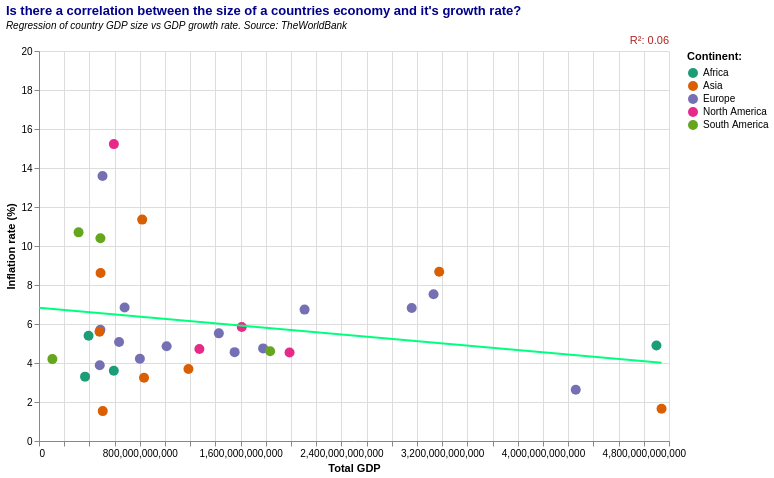

Write the Vega-Lite specification saved for this chart.
### Vega-Lite specification from a JSON file in a GitHub repository (floating-point values rounded to 4 significant figures)
{"$schema": "https://vega.github.io/schema/vega-lite/v5.json", "title": {"text": "Is there a correlation between the size of a countries economy and it's growth rate?", "subtitle": ["Regression of country GDP size vs GDP growth rate. Source: TheWorldBank"], "subtitleFontStyle": "italic", "subtitleFontSize": 10, "anchor": "start", "color": "darkblue"}, "height": 390, "width": 630, "config": {"background": "white", "view": {"stroke": "transparent"}}, "data": {"values": [{"Column1": "0", "iso": "AGO", "country": "Armenia", "value": "5.7", "total": "4.87227E+11", "continent": "Europe"}, {"Column1": "1", "iso": "ALB", "country": "Austria", "value": "4.556850913", "total": "1.55267E+12", "continent": "Europe"}, {"Column1": "2", "iso": "ARE", "country": "Azerbaijan", "value": "5.600037273", "total": "4.80368E+11", "continent": "Asia"}, {"Column1": "3", "iso": "ARG", "country": "Belize", "value": "15.22613065", "total": "5.94104E+11", "continent": "North America"}, {"Column1": "4", "iso": "ARM", "country": "British Virgin Islands", "value": "5.843934342", "total": "1.60898E+12", "continent": "North America"}, {"Column1": "5", "iso": "AUS", "country": "Canada", "value": "4.540887309", "total": "1.98834E+12", "continent": "North America"}, {"Column1": "7", "iso": "AZE", "country": "France", "value": "6.816589136", "total": "2.95788E+12", "continent": "Europe"}, {"Column1": "9", "iso": "BEL", "country": "Germany", "value": "2.626987267", "total": "4.25993E+12", "continent": "Europe"}, {"Column1": "10", "iso": "BFA", "country": "India", "value": "8.681228731", "total": "3.1763E+12", "continent": "Asia"}, {"Column1": "11", "iso": "BGD", "country": "Indonesia", "value": "3.691240112", "total": "1.18609E+12", "continent": "Asia"}, {"Column1": "12", "iso": "BGR", "country": "Ireland", "value": "13.58824711", "total": "5.04183E+11", "continent": "Europe"}, {"Column1": "13", "iso": "BHR", "country": "Israel", "value": "8.611990348", "total": "4.88527E+11", "continent": "Asia"}, {"Column1": "14", "iso": "BIH", "country": "Italy", "value": "6.737277123", "total": "2.1077E+12", "continent": "Europe"}, {"Column1": "15", "iso": "BLR", "country": "Japan", "value": "1.657071117", "total": "4.94088E+12", "continent": "Asia"}, {"Column1": "16", "iso": "BOL", "country": "Mexico", "value": "4.720565298", "total": "1.27284E+12", "continent": "North America"}, {"Column1": "17", "iso": "BRA", "country": "Netherlands", "value": "4.863219149", "total": "1.01285E+12", "continent": "Europe"}, {"Column1": "18", "iso": "BRB", "country": "Norway", "value": "3.880936036", "total": "4.82175E+11", "continent": "Europe"}, {"Column1": "19", "iso": "BTN", "country": "Poland", "value": "6.847713362", "total": "6.79445E+11", "continent": "Europe"}, {"Column1": "20", "iso": "BWA", "country": "Russian Federation", "value": "4.7495841", "total": "1.77878E+12", "continent": "Europe"}, {"Column1": "21", "iso": "CAN", "country": "Saudi Arabia", "value": "3.240929768", "total": "8.33541E+11", "continent": "Asia"}, {"Column1": "22", "iso": "CHE", "country": "Spain", "value": "5.519594973", "total": "1.42738E+12", "continent": "Europe"}, {"Column1": "23", "iso": "CHL", "country": "Sweden", "value": "5.075084725", "total": "6.35664E+11", "continent": "Europe"}, {"Column1": "24", "iso": "CHN", "country": "Switzerland", "value": "4.221716577", "total": "8.0064E+11", "continent": "Europe"}, {"Column1": "25", "iso": "CMR", "country": "Thailand", "value": "1.533835584", "total": "5.05947E+11", "continent": "Asia"}, {"Column1": "26", "iso": "COL", "country": "Turkiye", "value": "11.35349641", "total": "8.19035E+11", "continent": "Asia"}, {"Column1": "27", "iso": "CRI", "country": "United Kingdom", "value": "7.524910374", "total": "3.13138E+12", "continent": "Europe"}, {"Column1": "28", "iso": "", "country": "South Africa", "value": "4.9", "total": "4.90033E+12", "continent": "Africa"}, {"Column1": "29", "iso": "", "country": "Nigeria", "value": "3.6", "total": "5.93745E+11", "continent": "Africa"}, {"Column1": "30", "iso": "", "country": "Ghana", "value": "5.4", "total": "3.93445E+11", "continent": "Africa"}, {"Column1": "31", "iso": "", "country": "Egypt", "value": "3.3", "total": "3.65493E+11", "continent": "Africa"}, {"Column1": "32", "iso": "", "country": "Brazil", "value": "4.6", "total": "1.83438E+12", "continent": "South America"}, {"Column1": "33", "iso": "", "country": "Argentina", "value": "10.4", "total": "4.87445E+11", "continent": "South America"}, {"Column1": "34", "iso": "", "country": "Colombia", "value": "10.7", "total": "3.14035E+11", "continent": "South America"}, {"Column1": "45", "iso": "", "country": "Ecuador", "value": "4.2", "total": "1.06035E+11", "continent": "South America"}]}, "layer": [{"mark": {"type": "circle", "color": "blueviolet", "opacity": 1, "size": 100}, "encoding": {"x": {"field": "total", "type": "quantitative", "title": "Total GDP"}, "y": {"field": "value", "type": "quantitative", "title": "Inflation rate (%)", "scale": {"domain": [0, 20]}}, "color": {"field": "continent", "type": "nominal", "title": "Continent:", "scale": {"scheme": "dark2"}}, "tooltip": [{"field": "country", "type": "ordinal", "title": "Country"}, {"field": "total", "type": "quantitative", "title": "Total GDP", "format": ".2f"}, {"field": "value", "type": "quantitative", "title": "Inflation Rate"}]}}, {"mark": {"type": "line", "color": "springgreen"}, "transform": [{"regression": "value", "on": "total", "extent": [1, 4940880000000]}], "encoding": {"x": {"field": "total", "type": "quantitative"}, "y": {"field": "value", "type": "quantitative"}}}, {"transform": [{"regression": "value", "on": "total", "params": true}, {"calculate": "'R²: '+format(datum.rSquared, '.2f')", "as": "R2"}], "mark": {"type": "text", "color": "firebrick", "x": "width", "align": "right", "y": -10}, "encoding": {"text": {"type": "ordinal", "field": "R2"}}}]}
